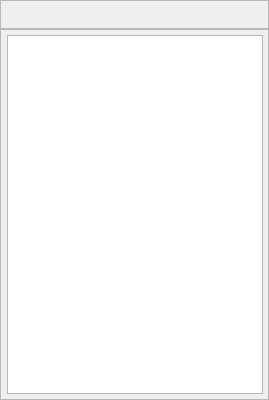
              <widget class="QWidget" name="w_HM_Avaleht">
               <property name="minimumSize">
                <size>
                 <width>0</width>
                 <height>400</height>
                </size>
               </property>
               <layout class="QVBoxLayout" name="verticalLayout_6">
                <property name="spacing">
                 <number>0</number>
                </property>
                <property name="leftMargin">
                 <number>0</number>
                </property>
                <property name="topMargin">
                 <number>0</number>
                </property>
                <property name="rightMargin">
                 <number>0</number>
                </property>
                <property name="bottomMargin">
                 <number>0</number>
                </property>
                <item alignment="Qt::AlignTop">
                 <widget class="QFrame" name="f_w_HM_Avaleht_Pealkiri">
                  <property name="frameShape">
                   <enum>QFrame::StyledPanel</enum>
                  </property>
                  <property name="frameShadow">
                   <enum>QFrame::Raised</enum>
                  </property>
                  <layout class="QVBoxLayout" name="verticalLayout_113">
                   <property name="spacing">
                    <number>5</number>
                   </property>
                   <property name="leftMargin">
                    <number>6</number>
                   </property>
                   <property name="topMargin">
                    <number>5</number>
                   </property>
                   <property name="rightMargin">
                    <number>5</number>
                   </property>
                   <property name="bottomMargin">
                    <number>5</number>
                   </property>
                   <item>
                    <widget class="QLabel" name="lb_HM_Avaleht_Pealkiri">
                     <property name="font">
                      <font>
                       <pointsize>11</pointsize>
                       <weight>75</weight>
                       <bold>true</bold>
                      </font>
                     </property>
                     <property name="text">
                      <string/>
                     </property>
                    </widget>
                   </item>
                  </layout>
                 </widget>
                </item>
                <item>
                 <widget class="QFrame" name="f_HM_Avaleht_Sisu">
                  <property name="frameShape">
                   <enum>QFrame::StyledPanel</enum>
                  </property>
                  <property name="frameShadow">
                   <enum>QFrame::Raised</enum>
                  </property>
                  <layout class="QVBoxLayout" name="verticalLayout_130">
                   <property name="spacing">
                    <number>5</number>
                   </property>
                   <property name="leftMargin">
                    <number>6</number>
                   </property>
                   <property name="topMargin">
                    <number>5</number>
                   </property>
                   <property name="rightMargin">
                    <number>5</number>
                   </property>
                   <property name="bottomMargin">
                    <number>5</number>
                   </property>
                   <item>
                    <widget class="QTextEdit" name="te_HM_Avaleht_Sisu">
                     <property name="readOnly">
                      <bool>true</bool>
                     </property>
                     <property name="html">
                      <string>&lt;!DOCTYPE HTML PUBLIC &quot;-//W3C//DTD HTML 4.0//EN&quot; &quot;http://www.w3.org/TR/REC-html40/strict.dtd&quot;&gt;
&lt;html&gt;&lt;head&gt;&lt;meta name=&quot;qrichtext&quot; content=&quot;1&quot; /&gt;&lt;style type=&quot;text/css&quot;&gt;
p, li { white-space: pre-wrap; }
&lt;/style&gt;&lt;/head&gt;&lt;body style=&quot; font-family:'MS Shell Dlg 2'; font-size:8.25pt; font-weight:400; font-style:normal;&quot;&gt;
&lt;p style=&quot;-qt-paragraph-type:empty; margin-top:0px; margin-bottom:0px; margin-left:0px; margin-right:0px; -qt-block-indent:0; text-indent:0px; font-size:7.8pt;&quot;&gt;&lt;br /&gt;&lt;/p&gt;&lt;/body&gt;&lt;/html&gt;</string>
                     </property>
                    </widget>
                   </item>
                  </layout>
                 </widget>
                </item>
               </layout>
              </widget>
